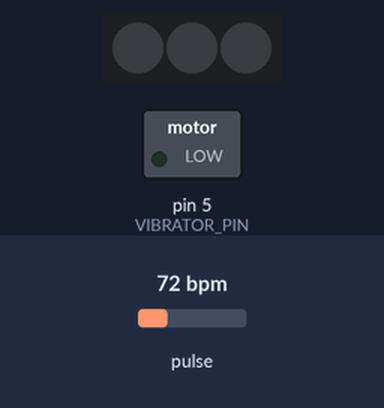
Simulated run of this sketch. Board: Arduino Uno, built with avr-gcc and run on an emulated ATmega328P. Parts: 3 RGB LEDs in strip order, left to right, switched loads named in the sketch (green lamp = pin HIGH). Dashed ring = blinking. The test bench sets the inputs (shaded band); at power-on: pulse 72 bpm.

Above: at 1.4 s.
1.5 s: pulse set to 130 bpm
At 1.64 s:
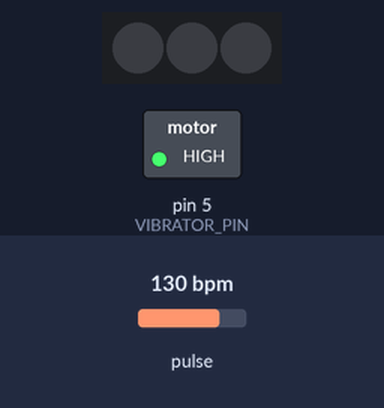
4.5 s: pulse set to 103 bpm
At 4.99 s:
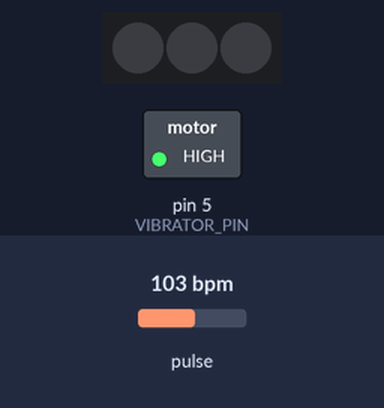
7.5 s: pulse set to 98 bpm
At 10.4 s:
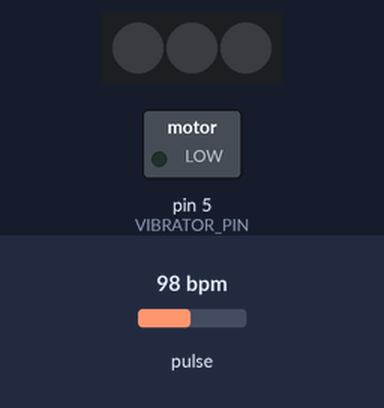
10.5 s: pulse set to 42 bpm
13.5 s: pulse set to 100 bpm
16.5 s: pulse set to 70 bpm
Timing chart, 0 to 20.5 s (numbered marks = the images above; inputs shaded):
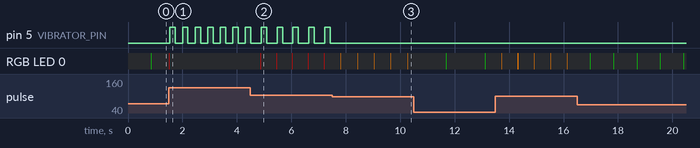

Measured:
- the behaviour switches between 101 and 100 bpm on pulse (found by bisection; images 2 and 3)
- after the input at 1.5 s, pin 5 (VIBRATOR_PIN): alternates HIGH for 0.20 s and LOW for 0.26 s, starting at once
- after the input at 4.5 s, pin 5 (VIBRATOR_PIN): alternates HIGH for 0.20 s and LOW for 0.38 s, starting after 0.40 s; RGB LED 0: alternates RGB(255, 0, 0) for 0.02 s and off for 0.56 s, starting after 0.38 s
- after the input at 7.5 s, pin 5 (VIBRATOR_PIN): stops changing and stays LOW

The sketch:

smart_textile.ino
```cpp
// code import and arduino settings
#define USE_ARDUINO_INTERRUPTS true
#include <PulseSensorPlayground.h>
#include <Adafruit_NeoPixel.h>

// pulse sensor constants
const int OUTPUT_TYPE = SERIAL_PLOTTER;
const int PULSE_INPUT = A4;    // Input pin pulse sensor
const int PULSE_BLINK = 13;    // Pin 13 is the on-board LED; used for error signal
const int THRESHOLD = 550;   // Adjust this number to avoid noise when idle

// pixel board constants
const int PIXEL_BOARD_PIN = 10;  // Which pin the pixels are connected to
const int LED_COUNT = 3;  //Number of pixels used

// vibe board constants
const int VIBRATOR_PIN = 5; // Pin on which the vibe board +pole is connected

// heart rate constants
const int HEART_RATE_NORMAL = 80;   // Heart rate threshold for normal level, up to this level the LED blinks green
const int HEART_RATE_ELEVATED = 100;    // Heart rate threshold for elevated level, up to this level the LED blinks yellow, above it the LED blinks red

// create a pulse sensor instance
PulseSensorPlayground pulseSensor;    // This is used to read the pulse

// create a neo pixel instance
Adafruit_NeoPixel leds = Adafruit_NeoPixel(LED_COUNT, PIXEL_BOARD_PIN, NEO_GRB + NEO_KHZ800); // This is used to flash the Pixel Board

void setup()
{
  /*
     Use 115200 baud because that's what the Processing Sketch expects to read,
     and because that speed provides about 11 bytes per millisecond.

     If we used a slower baud rate, we'd likely write bytes faster than
     they can be transmitted, which would mess up the timing
     of readSensor() calls, which would make the pulse measurement
     not work properly.
  */
  Serial.begin(115200);

  // setup vibrator pin
  pinMode(VIBRATOR_PIN, OUTPUT);

  // Configure the PulseSensor manager.
  pulseSensor.analogInput(PULSE_INPUT);
  pulseSensor.setSerial(Serial);
  pulseSensor.setOutputType(OUTPUT_TYPE);
  pulseSensor.setThreshold(THRESHOLD);

  leds.begin();  // Start up the Pixel Board
  leds.show();   // LEDs don't actually update until you call this

  // Now that everything is ready, start reading the PulseSensor signal.
  if (!pulseSensor.begin()) {
    /*
       PulseSensor initialization failed,
       likely because our particular Arduino platform interrupts
       aren't supported yet.

       If your Sketch hangs here, try PulseSensor_BPM_Alternative.ino,
       which doesn't use interrupts.
    */
    for(;;) {
      // Flash the led to show things didn't work.
      digitalWrite(PULSE_BLINK, LOW);
      delay(50);
      digitalWrite(PULSE_BLINK, HIGH);
      delay(50);
    }
  }
}

void loop()
{
  // create variable to save the heart rate
  int bpm = pulseSensor.getBeatsPerMinute();

  // write the latest sample to serial display
  pulseSensor.outputSample();

// If a beat has happened since we last checked, we blink the LED
  if (pulseSensor.sawStartOfBeat()) {
    pulseSensor.outputBeat(); // Output to Serial Plotter

    if (bpm <= HEART_RATE_NORMAL) {
      blinkPixelBoard(20, 255, 0, 255, 0);  // Blink green
    }
    if (bpm > HEART_RATE_NORMAL && bpm <= HEART_RATE_ELEVATED) {
      blinkPixelBoard(20, 255, 255, 128, 0);  // Blink yellow
    }
    if (bpm > HEART_RATE_ELEVATED) {
      blinkPixelBoard(20, 255, 255, 0, 0);    // Blink red
      // turn on & off vibe board
      digitalWrite(VIBRATOR_PIN, HIGH);
      delay(200); // Turn on for 200 miliseconds
      digitalWrite(VIBRATOR_PIN, LOW);
    }
  }


}

// Function to blink the Pixel Board
// Parameters:
// fadeDelay -> time to fade in and fade out the LED for smooth effect
// brightness -> overall brightness
// red -> intensity of red LED (between 0 (min) and 255 (max))
// green -> instensity of green LED (between 0 (min) and 255 (max))
// blue -> intensity of blue LED (between 0 (min) and 255 (max))
// => mix intensities to create colors, e.g Yellow (255 red, 128 green, 0 blue)
void blinkPixelBoard(int fadeDelay, int brightness, int red, int green, int blue) {
  leds.setBrightness(brightness);   // set overall brightness
  leds.show();  // update LED to turn on LED
  delay(fadeDelay);   // delay for smoother LED effect
  leds.setPixelColor(0, red, green, blue);  // set color
  leds.show();  // update LED to set color
  delay(fadeDelay);   // delay for smoother LED effect
  leds.setBrightness(0);  // turn LED off again
  leds.show();  // update LED to turn off LED
}
```
